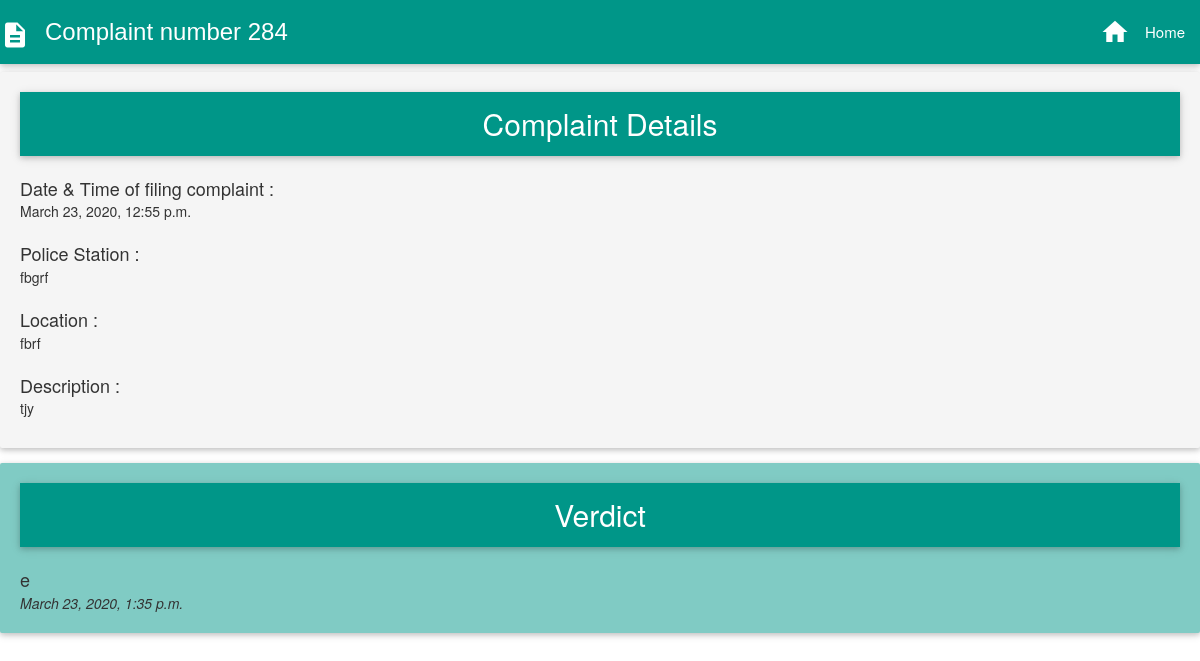
/crimefiles/284/ (signed in), run on the app's committed database.
### crimefiles/models.py (models this page shows, shortened)
class Complaint(models.Model):
	complaintid= models.AutoField(primary_key=True)
	dateofcomplaint=models.DateTimeField(auto_now=False, auto_now_add=True)
	content = models.TextField()
	policestation= models.CharField(max_length=120)
	location=models.TextField()
	user=models.CharField(max_length=120,default="Annonymous")
	complaintregistered="Complaint Registered"
	firfiled="FIR Filed"
	caseopen="Case Open"
	caseclosed="Case Closed"
	status_choice=(
		(complaintregistered,"Complaint Registered"),
		(firfiled,"FIR Filed"),
		(caseopen,"Case Open"),
		(caseclosed,"Case Closed"),
		)
	status=models.CharField(max_length=15,choices=status_choice,default=complaintregistered)

class CaseClose(models.Model):
	verdict=models.CharField(max_length=100)
	description=models.TextField()
	complaintid=models.ForeignKey(Complaint,default=None,on_delete=models.CASCADE)
	dateofregister=models.DateTimeField(auto_now=False, auto_now_add=True)

### crimefiles/views.py (the view)
def complaint_detail(request,id=None):
	instance=get_object_or_404(Complaint,complaintid=id)
	if not (request.user.groups.filter(name="Court").exists() or request.user.groups.filter(name="Police").exists()):
		if not request.user.username==instance.user:
			raise Http404
	title2="FIR"
	try:
		instance2=Fir.objects.get(complaintid=id)
	except ObjectDoesNotExist:
		instance2=None
	instance3=CopStatus.objects.filter(complaintid=id)
	instance4=CaseStatus.objects.filter(complaintid=id)
	instance5=CaseClose.objects.filter(complaintid=id)
	title3="Police proceeding"
	title4="Case proceeding"
	is_compainant = request.user.groups.filter(name='citizen').exists()
	is_cop=request.user.groups.filter(name='Police').exists()
	is_court=request.user.groups.filter(name='Court').exists()
	context={
	"title":instance.complaintid,
	"title2":title2,
	"title3":title3,
	"title4":title4,
	"instance":instance,
	"instance2":instance2,
	"instance3":instance3,
	"instance4":instance4,
	"instance5":instance5,
	"is_compainant":is_compainant,
	"is_court":is_court,
	"is_cop":is_cop,
	}
	return render(request,"complaint_detail.html",context)

### templates/complaint_detail.html (shortened to what this page needs)
{%extends "base.html"%}
{%block content%}
<nav class="teal">
  <div class="nav-wrapper">
  <div class="brand-logo" style="font-family: 'Lucida Grande', Helvetica, Arial, sans-serif; font-size: 18pt;"><i class="material-icons left" style="margin-top: .1em;">description</i>Complaint number {{title}}</div>
    <ul id="nav-mobile" class="right hide-on-med-and-down">
      <li><a href="/crimefiles/"><i class="material-icons left">home</i>Home</a></li>
    </ul>
  </div>
</nav>
<div class="card-panel hoverable grey lighten-4">
<nav>
     <div class="nav-wrapper teal center">
       <div style="font-size:30px;">Complaint Details</div>
  </div>
   </nav><br/>
    <div style="font-size:18px;">Date & Time of filing complaint :</div> {{instance.dateofcomplaint}}<br/><br/>
    <div style="font-size:18px;">Police Station :</div>{{instance.policestation}}</br><br/>
    <div style="font-size:18px;">Location : </div>{{instance.location}}</br><br/>
     <div style="font-size:18px;">Description : </div>{{instance.content|linebreaks}}
</div>
{%if instance5%}
<div class="card-panel hoverable teal lighten-3">
  <nav>
     <div class="nav-wrapper teal center">
       <div style="font-size:30px;">Verdict</div>
  </div>
   </nav><br/>
{%for obj in instance5%}
<div style="font-size:18px;">{{obj.description}}</div><i>{{obj.dateofregister}}</i>
<br/>
{%endfor%}
</div>
{%endif%}
{%endblock content%}

### data on the page
Complaint: dateofcomplaint "March 23, 2020, 12:55 p.m.", policestation "fbgrf", location "fbrf", content "tjy"
CaseClose: description "e", dateofregister "March 23, 2020, 1:35 p.m."

### other printed values
{{ title }} "284"
